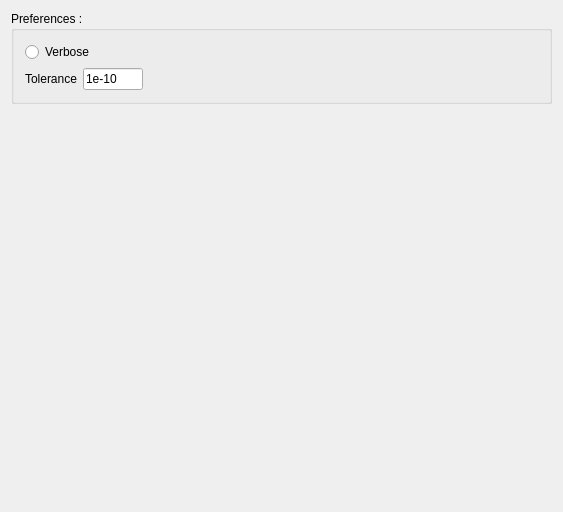
<?xml version="1.0" encoding="UTF-8"?>
<ui version="4.0">
 <class>Gui::Dialog::DlgSettingsWorkFeature</class>
 <widget class="QWidget" name="Gui::Dialog::DlgSettingsWorkFeature">
  <property name="geometry">
   <rect>
    <x>0</x>
    <y>0</y>
    <width>563</width>
    <height>512</height>
   </rect>
  </property>
  <property name="windowTitle">
   <string>Work Feature</string>
  </property>
  <property name="windowIcon">
   <iconset>
    <normaloff>../Icons/WF_wf.xpm</normaloff>../Icons/WF_wf.xpm</iconset>
  </property>
  <layout class="QVBoxLayout" name="verticalLayout">
   <item>
    <widget class="QGroupBox" name="groupBox_13">
     <property name="title">
      <string>Preferences :</string>
     </property>
     <layout class="QFormLayout" name="formLayout">
      <property name="fieldGrowthPolicy">
       <enum>QFormLayout::AllNonFixedFieldsGrow</enum>
      </property>
      <item row="0" column="0">
       <widget class="QRadioButton" name="radioButton_verbose">
        <property name="toolTip">
         <string>Toggle here if you want a lot of information printed into report View.</string>
        </property>
        <property name="text">
         <string>Verbose</string>
        </property>
        <property name="checked">
         <bool>false</bool>
        </property>
        <property name="autoExclusive">
         <bool>false</bool>
        </property>
       </widget>
      </item>
      <item row="1" column="0">
       <layout class="QHBoxLayout" name="horizontalLayout_44">
        <item>
         <widget class="QLabel" name="label_10">
          <property name="toolTip">
           <string>Change the tolerance for the following functions:
  - in &quot;Check&quot; TAB:
	are Parallel?
	are Perpendicular?
	are Coplanar?</string>
          </property>
          <property name="text">
           <string>Tolerance</string>
          </property>
         </widget>
        </item>
        <item>
         <widget class="QLineEdit" name="tolerance_edit">
          <property name="maximumSize">
           <size>
            <width>60</width>
            <height>16777215</height>
           </size>
          </property>
          <property name="toolTip">
           <string>Change the tolerance for the following functions:
  - in &quot;Check&quot; TAB:
	are Parallel?
	are Perpendicular?
	are Coplanar?</string>
          </property>
          <property name="text">
           <string>1e-10</string>
          </property>
         </widget>
        </item>
       </layout>
      </item>
     </layout>
    </widget>
   </item>
   <item>
    <spacer name="verticalSpacer">
     <property name="orientation">
      <enum>Qt::Vertical</enum>
     </property>
     <property name="sizeHint" stdset="0">
      <size>
       <width>20</width>
       <height>40</height>
      </size>
     </property>
    </spacer>
   </item>
  </layout>
 </widget>
 <layoutdefault spacing="6" margin="11"/>
 <pixmapfunction>qPixmapFromMimeSource</pixmapfunction>
 <resources/>
 <connections/>
</ui>
